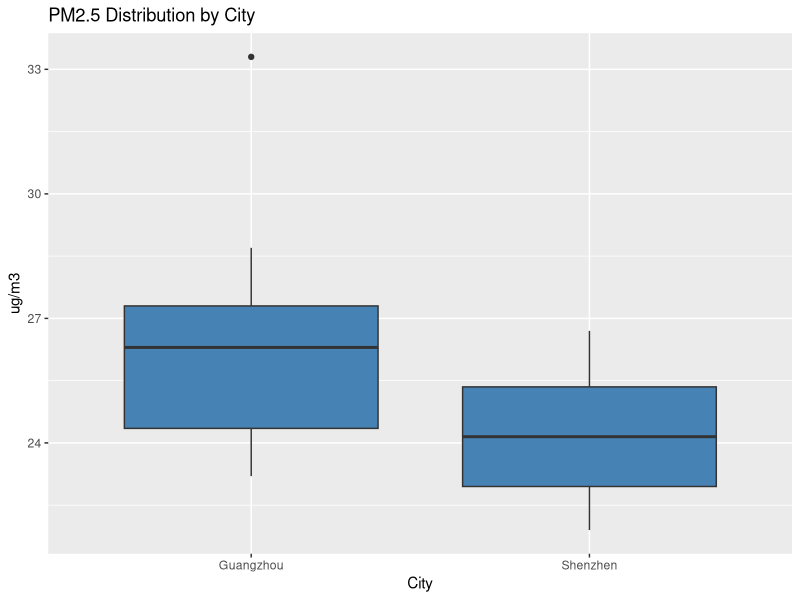
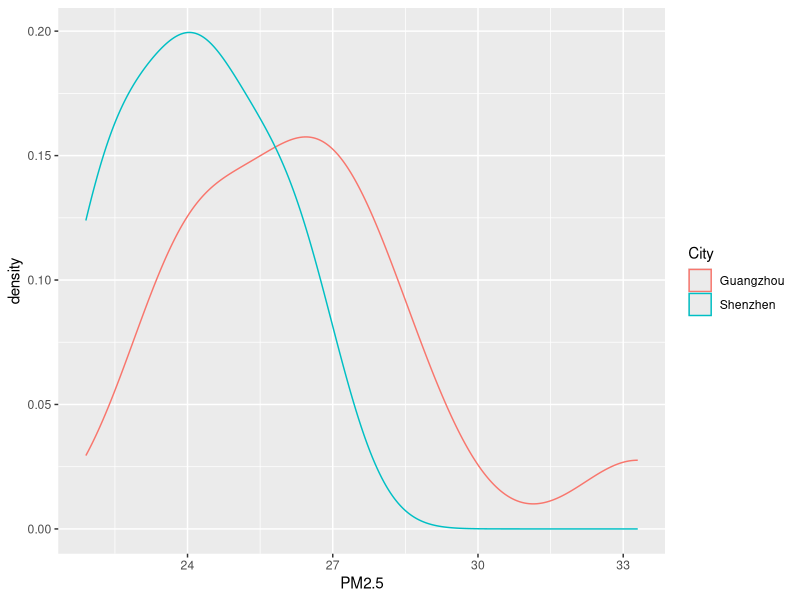
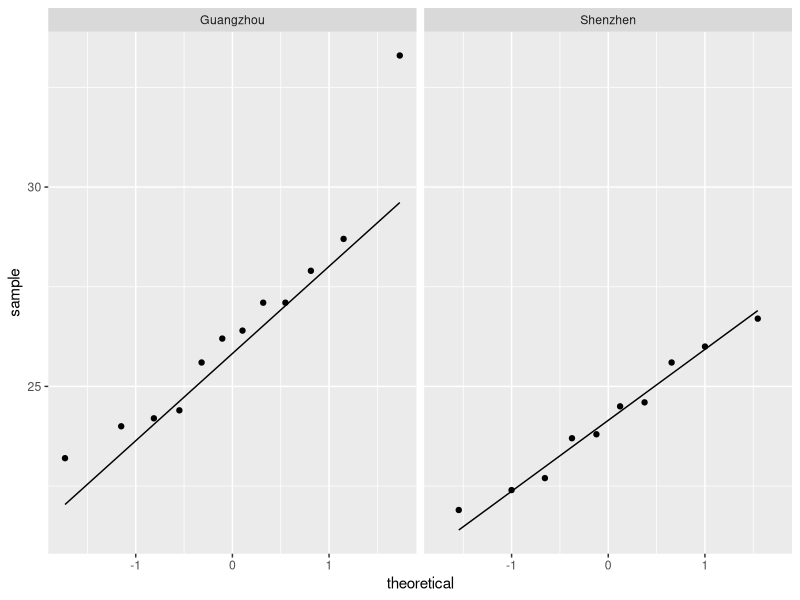

Generate these figures, in order, with R:
## ---- chunk 1
library(ggpubr)
library(nortest)
library(ggplot2)
## ---- chunk 2
# Shenzhen sample
SZ_PM2.5  <- c(25.6, 23.7, 21.9, 26.0, 24.5, 22.4, 26.7, 24.6, 22.7, 23.8)
SZ_n      <- length(SZ_PM2.5)
# Shenzhen population sigma
SZ_sigma  <- 2.0

# Guangzhou sample
GZ_PM2.5  <- c(27.1, 24.2, 27.9, 33.3, 26.4, 28.7, 25.6, 23.2, 24.0, 27.1, 26.2, 24.4)
GZ_n      <- length(GZ_PM2.5)
# Guangzhou population sigma
GZ_sigma  <- 3.0

# Make data frame, create a data table
PM2.5_data <- data.frame(PM2.5 = c(SZ_PM2.5, GZ_PM2.5),
                         City = c(rep("Shenzhen",SZ_n),rep("Guangzhou",GZ_n)))

# Compare boxplots
# %>% means pipe
PM2.5_data %>% 
  ggplot(aes(x=as.character(City), y=PM2.5)) +
  geom_boxplot(fill="steelblue") +
  labs(title="PM2.5 Distribution by City", x="City", y="ug/m3")

# Check normality - density plot
PM2.5_data %>% 
  ggplot(aes(x=PM2.5, color=City)) +
  geom_density()

# Check normality - qqplot
PM2.5_data %>% 
 ggplot(aes(sample = PM2.5)) + 
  geom_qq_line() + geom_qq() +
  facet_wrap(~ City)

# Check normality Shapiro-Wilk test
shapiro.test(SZ_PM2.5)
shapiro.test(GZ_PM2.5)

# Sample difference
mean(SZ_PM2.5) - mean(GZ_PM2.5)

# Get Z-ratio
Z        <- (mean(SZ_PM2.5) - mean(GZ_PM2.5)) / 
            sqrt( SZ_sigma^2/SZ_n + GZ_sigma^2/GZ_n )

# Find the two-side p-value
# The pnorm function gives the Cumulative Distribution Function (CDF) 
# of the Normal distribution in R, which is the probability that 
# the variable takes a value lower or equal to a threshold (here |Z|).
P_value   <- (1-pnorm(abs(Z), mean=0, sd=1))*2

print(P_value)
## ---- chunk 3

# Shenzhen sample
SZ_PM2.5  <- c(25.6, 23.7, 21.9, 26.0, 24.5, 22.4, 26.7, 24.6, 22.7, 23.8)

# Guangzhou sample
GZ_PM2.5  <- c(27.1, 24.2, 27.9, 33.3, 26.4, 28.7, 25.6, 23.2, 24.0, 27.1, 26.2, 24.4)

# Sample difference
mean(SZ_PM2.5) - mean(GZ_PM2.5)

# Get sample size, degrees of freedom, and sd
n1        <- length(SZ_PM2.5)
df1       <- n1 - 1
sd1       <- sd(SZ_PM2.5)

# Get sample size, degrees of freedom, and sd
n2        <- length(GZ_PM2.5)
df2       <- n2 - 1
sd2       <- sd(GZ_PM2.5)

# SE of the sample difference
SE        <- sqrt( (df1*sd1^2 + df2*sd2^2)/(df1+df2) * (n1+n2)/(n1*n2) )

# Get t-ratio
t         <- (mean(SZ_PM2.5) - mean(GZ_PM2.5))/SE

# Find the two-side p-value
# The pt function gives the Cumulative Distribution Function (CDF) 
# of the Student's t distribution in R, which is the probability that 
# the variable takes a value lower or equal to a threshold (here |t|).
P_value  <- (1-pt(abs(t), df=df1+df2))*2

print(P_value)
## ---- chunk 4

# Shenzhen sample
SZ_PM2.5  <- c(25.6, 23.7, 21.9, 26.0, 24.5, 22.4, 26.7, 24.6, 22.7, 23.8)

# Guangzhou sample
GZ_PM2.5  <- c(27.1, 24.2, 27.9, 33.3, 26.4, 28.7, 25.6, 23.2, 24.0, 27.1, 26.2, 24.4)

# Call t.test function
# Since H1 states a different PM2.5 value in Shenzhen, 
# we need to compute the two-sided p-value
t.test(SZ_PM2.5, GZ_PM2.5, alternative="two.sided", var.equal=T)
